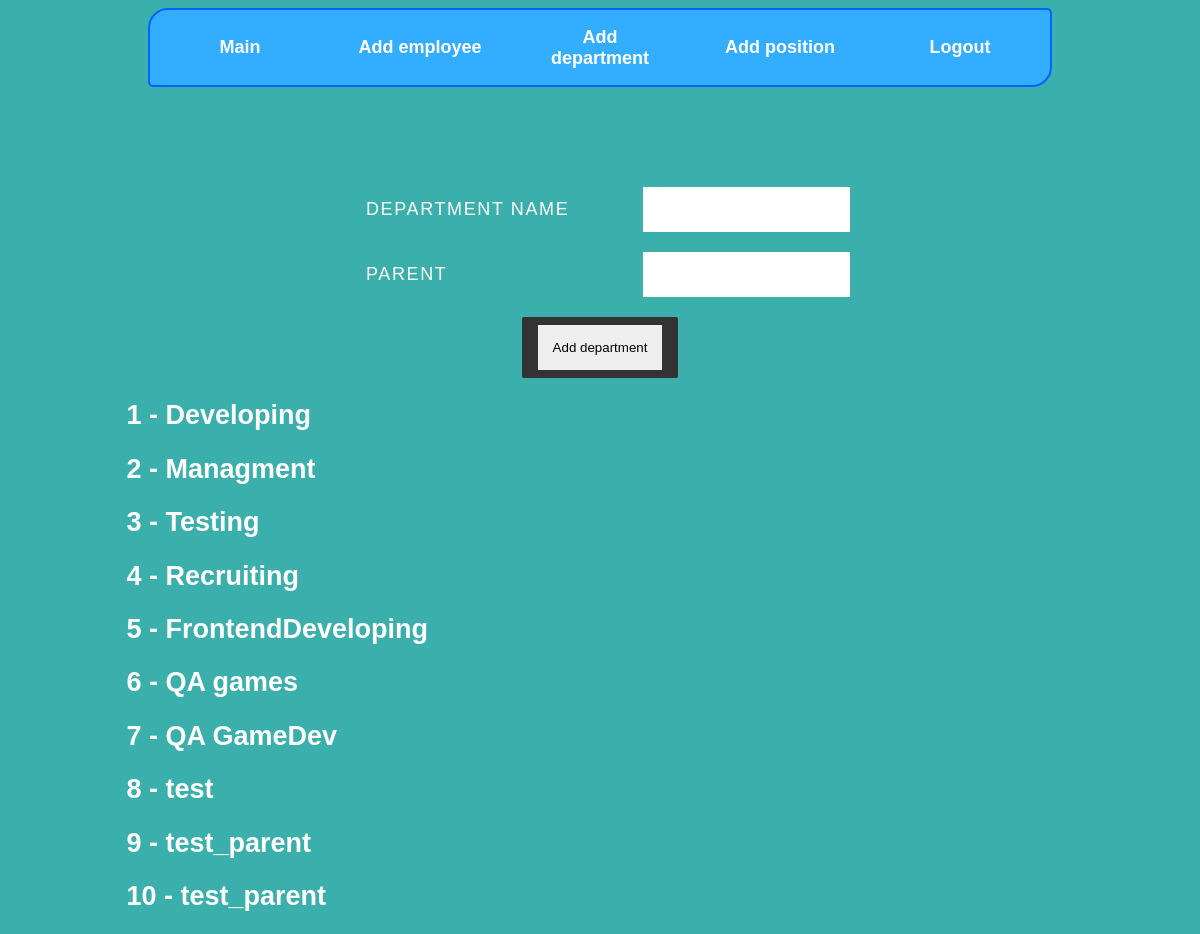
/department/add (signed in), run on the app's committed database.
### tables this page shows
CREATE TABLE department (id integer PRIMARY KEY AUTOINCREMENT, department_name varchar (255) NOT NULL, parent_id integer);

### app/routes.py (the view)
@app.route('/department/add', methods=['GET', 'POST'])
@login_required
def add_department() -> Response:
    dep = new_db.select_requests('SELECT * FROM department')
    form = AddDepartmentForm()
    if form.validate_on_submit():
        new_db.create_update_request('INSERT INTO department (department_name, parent_id)'
                                     'VALUES (?, ?)',
                                     (form.department_name.data, form.parent_id.data))
        flash('You successful add department')
    return render_template('add view/add_delete_new_department.html', form=form, department=dep)

### app/forms.py
class AddDepartmentForm(FlaskForm):
    department_name = StringField('Department name', validators=[DataRequired()])
    parent_id = IntegerField('Parent')
    submit = SubmitField('Add department')

### app/db.py (called while the page is built)
def get_db():
    if 'db' not in g:
        g.db = sqlite3.connect(
            current_app.config['DATABASE'],
            detect_types=sqlite3.PARSE_DECLTYPES
        )
        g.db.row_factory = sqlite3.Row
    return g.db

@app.teardown_appcontext
def close_connection(exception):
    db = getattr(g, '_database', None)
    if db is not None:
        db.close()

def select_requests(command: str) -> typing.List[sqlite3.Row]:
    data = get_db()
    select = data.execute(command).fetchall()
    return select

### app/routes.py (called while the page is built)
def login_required(view: typing.Any) -> typing.Any:
    @functools.wraps(view)
    def wrapped_view(**kwargs):
        if g.user is None:
            return redirect('/login')
        return view(**kwargs)
    return wrapped_view

@app.before_request
def load_logged_in_user():
    user_id = session.get('user_id')
    if user_id is None:
        g.user = None
    else:
        g.user = new_db.get_db().execute(
            'SELECT * FROM user WHERE id = ?', (user_id,)
        ).fetchone()

### app/templates/add view/add_delete_new_department.html (shortened to what this page needs)
{% extends 'main.html' %}
{% block static %}
<link href="{{ url_for('static', filename='form.css') }}" rel="stylesheet">
{% endblock %}
{% block content %}
<div class="container">
    <form action="" method="post">
        <ul class="flex-outer">
            <li>
                <label for="first-name">{{ form.department_name.label }}</label>
                <div id="first-name">{{ form.department_name }}</div>
            </li>
            <li>
                <label for="last-name">{{ form.parent_id.label }}</label>
                <div id="last-name">{{ form.parent_id  }}</div>
            </li>
            <li>
                <button type="submit">{{ form.submit() }}</button>
            </li>
        </ul>
    </form>
  {% for el in department %}
  <h2>{{ el.id }} -
    {{ el.department_name }}</h2>
  {% endfor %}
</div>
{% endblock %}

### app/static/style.css (style rules this page uses)
body { font: normal 18px sans-serif; background: #3AAFAB; color: #fff; padding: 5 0px 0; }

### app/static/form.css (style rules this page uses)
.container { width: 80%; max-width: 1200px; margin: 0 auto; }
.container * { box-sizing: border-box; }
.flex-outer { list-style-type: none; padding: 0; width: 800px; margin: 0 auto; display: flex; flex-direction: column; align-items: center; }
.flex-outer li { display: flex; justify-content: space-between; align-items: center; width: 500px; }
.flex-outer > li:not(:last-child) { margin-bottom: 20px; }
.flex-outer li label, .flex-outer li p { padding: 8px; font-weight: 300; letter-spacing: .09em; text-transform: uppercase; }
.flex-outer li input:not([type='checkbox']), .flex-outer li textarea { padding: 15px; border: none; }
.flex-outer li button { margin: 0 auto; padding: 8px 16px; border: none; background: #333; color: #f2f2f2; text-transform: uppercase; letter-spacing: .09em; border-radius: 2px; }

### data on the page
department: id "1", department_name "Developing"
department: id "2", department_name "Managment"
department: id "3", department_name "Testing"
department: id "4", department_name "Recruiting"
department: id "5", department_name "FrontendDeveloping"
department: id "6", department_name "QA games"
department: id "7", department_name "QA GameDev"
department: id "8", department_name "test"
department: id "9", department_name "test_parent"
department: id "10", department_name "test_parent"
